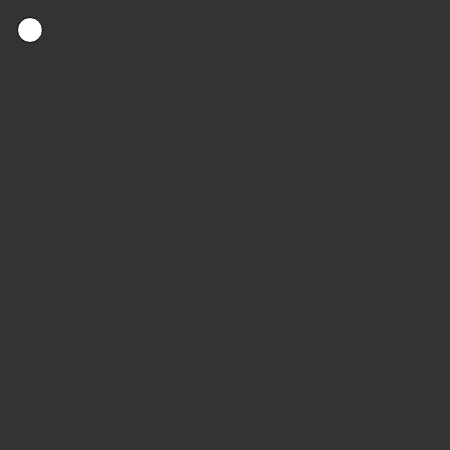
Frame 1 (no input)
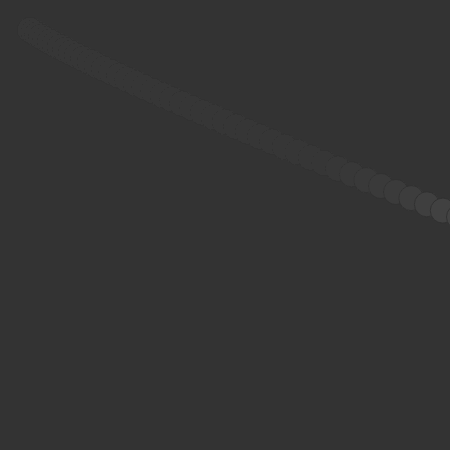
Frame 60 (no input)
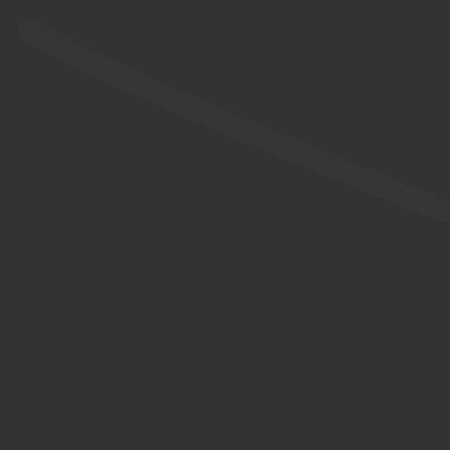
Frame 120 (the mouse pressed at the canvas centre since frame 60)

The p5.js sketch that drew these frames (run headless with seeded random() and noise() and a simulated clock; from frame 60 on, the mouse is pressed at the canvas centre):

// p5.js sketch
// ── sketch.js
let velocity = new p5.Vector(3, 2);
let acceleration =new p5.Vector(0.3, 0.1);
let position = new p5.Vector(30, 30);

function setup() {
  createCanvas(450,450);
  frameRate(34);
  background(51);
}

function draw() {
  background(51, 40);
  fill(255);
  ellipse(position.x, position.y, 25, 25);
  velocity.add(acceleration);
  position.add(velocity);
}
